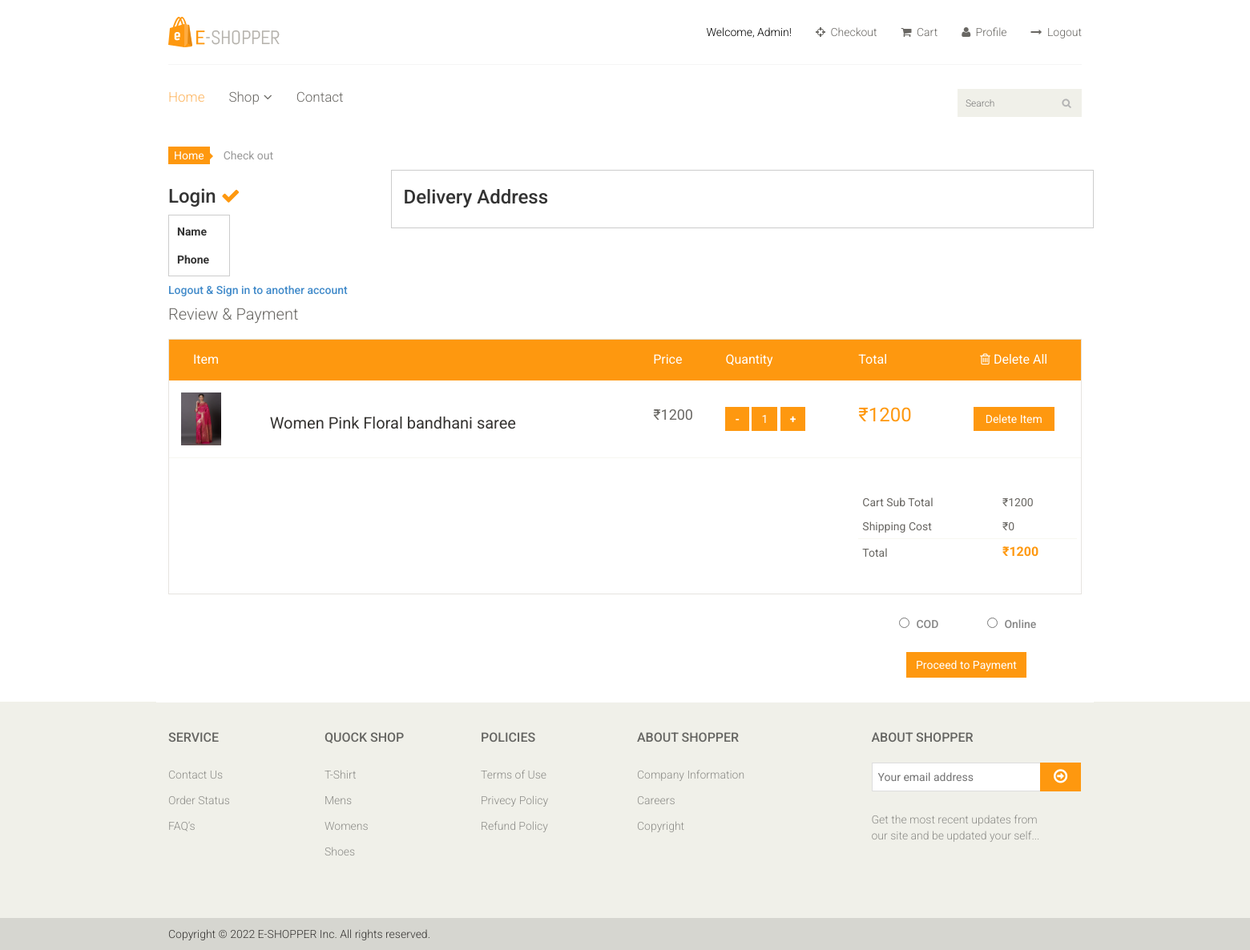
/cart/checkout/ (signed in), run on an earlier commit of the app's database.
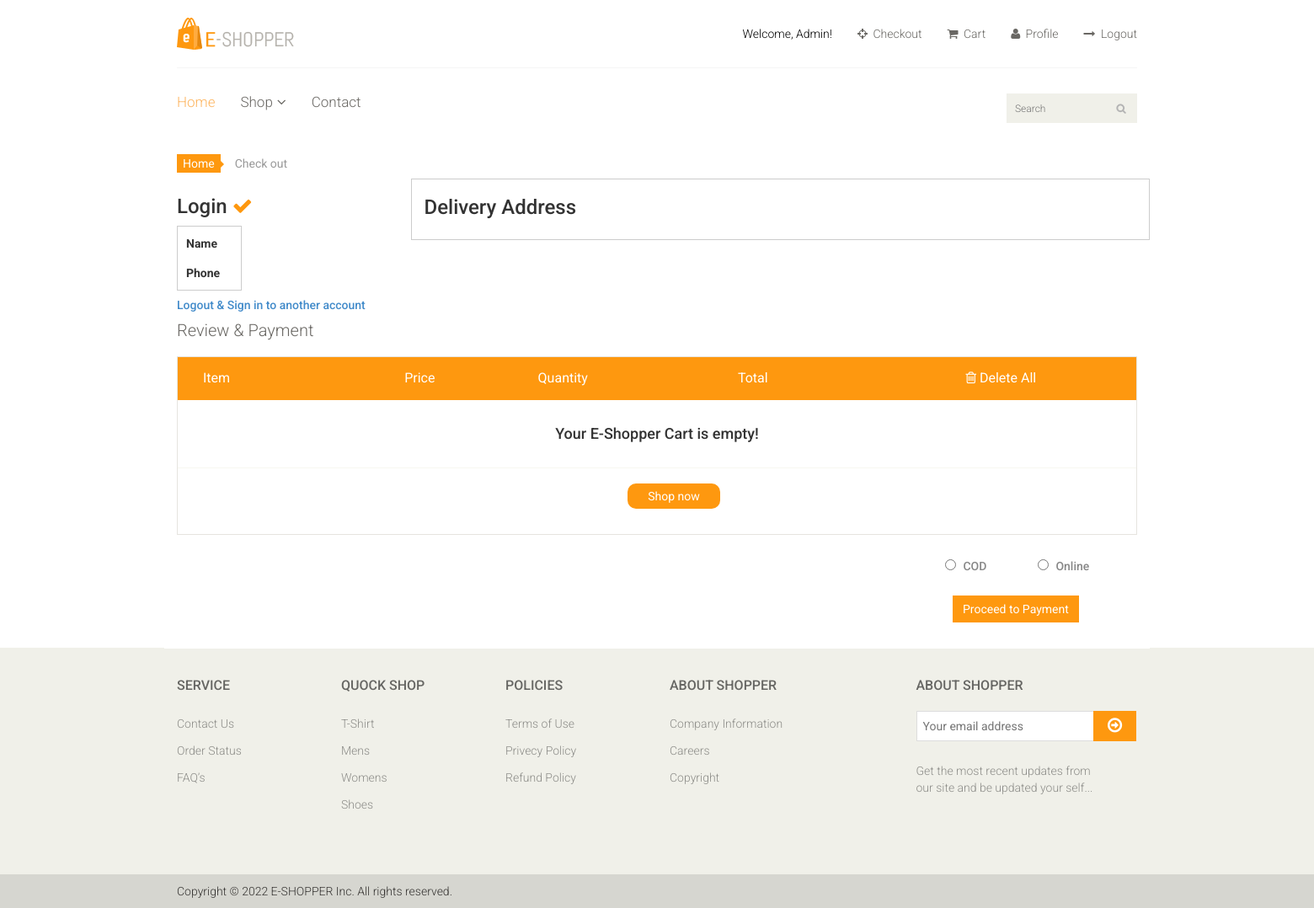
And on a later commit of the database.
### cart_app/models.py (models this page shows, shortened)
class CartItemModel(models.Model):
    user = models.ForeignKey(User,on_delete=models.CASCADE)
    product = models.ForeignKey(ProductModel,on_delete=models.CASCADE)
    quantity = models.PositiveIntegerField(default=1)
    def subtotal(self):
        return self.product.ProductPrice * self.quantity

### product_app/models.py (models this page shows, shortened)
class ProductModel(models.Model):
    ProductName = models.CharField(max_length=100)
    ProductImage = models.ImageField(blank=True,upload_to='product/')
    category = models.ForeignKey(CategoryModel,on_delete=models.CASCADE)
    subcategory = models.ForeignKey(SubCategoryModel,on_delete=models.CASCADE)
    brandName = models.CharField(max_length=100)
    ProductPrice =models.IntegerField()
    sellerName = models.CharField(max_length=100)
    ProductDetail = models.TextField()
    slug = models.SlugField(unique=True, max_length=100, blank=True, editable=False)

### cart_app/views.py (the view)
# urls.py: path('checkout/', checkoutView, name='checkout'),
@login_required
def checkoutView(request):
    user = request.user
    user_profile = UserProfile.objects.get(user=user)
    user_addresses = UserAddress.objects.filter(user=user)
    cart = CartModel.objects.get(user=user)
    cart_item = cart.items.all()
    cart_total = sum(item.subtotal() for item in cart_item)
    shipping_cost = 0
    selected_address_id = request.GET.get('selected_address')
    context = {
        'cart_items':cart_item,
        'cart': cart,
        'cart_total':cart_total,
        'shipping_cost':shipping_cost,
        'user_profile':user_profile,
        'user_addresses': user_addresses,
        'selected_address_id':selected_address_id,
    }
    return render(request, 'cart_app/checkout.html', context)

### cart_app/templates/cart_app/checkout.html (shortened to what the changed rows need)
{% extends 'base_app/base.html' %}
{% load static %}
{% block content %}
<section id="cart_items">
<div class="container">
    <form method="post" action="{% url 'order_app:create_order' %}">
        <div class="row">
            <div class="col-sm-3">
                {% if request.user.is_authenticated %}
                    <table style="border-collapse: separate; border-spacing: 5px; border: 1px solid #ccc;">
                        <tr>
                            <th style="padding: 5px;">Name</th>
                        </tr>
                        <tr>
                            <th style="padding: 5px;">Phone</th>
                        </tr>
                    </table>
                {% else %}
                    <a href="{% url 'user_app:login' %}?retpath=checkout">You need to login first</a></h5>
                {% endif %}
            </div>
        </div>
        <div class="review-payment">
            <h2 style="margin-top:0px;">Review & Payment</h2>
        </div>
        <div class="table-responsive cart_info">
            <table class="table table-condensed">
                <thead>
                    <tr class="cart_menu">
                        <td class="image">Item</td>
                        <td class="description"></td>
                        <td class="price">Price</td>
                        <td class="quantity">Quantity</td>
                        <td class="total">Total</td>
                        <td class="total" style="text-align:center;">
                            <a href="{% url 'cart_app:clear_cart' %}?retpath=checkout" style="color:white; text-align:right;"
                                onmouseover="this.style.color='#333'" onmouseout="this.style.color='white'">
                            </a>
                        </td>
                    </tr>
                </thead>
                <tbody>
                    {% if cart_items %}
                        {% for cart_item in cart_items %}
                            <tr>
                                <td class="cart_product" style="margin:10px;">
                                    <a href="{% url 'product_app:productdetail' cart_item.product.slug %}">
                                        <img src="{{ cart_item.product.ProductImage.url }}"
                                        alt="{{ cart_item.product.ProductName }}" width="50"></a>
                                </td>
                                <td class="cart_description" style="white-space: normal;">
                                    <h4><a href="{% url 'product_app:productdetail' cart_item.product.slug %}">
                                        {{cart_item.product.ProductName}}</a></h4>
                                </td>
                                <td class="cart_price">
                                    <p>₹{{ cart_item.product.ProductPrice }}</p>
                                </td>
                                <td class="cart_quantity">
                                    <div class="btn1" style="display: inline;">
                                        <a class="mainusbtn" href="{% url 'cart_app:decrement_cart_quantity' cart_item.id %}?retpath=checkout">-</a>
                                        <a class="mainbtn" href="#">{{cart_item.quantity}}</a>
                                        <a class="plusbtn" href="{% url 'cart_app:increment_cart_quantity' cart_item.id %}?retpath=checkout">+</a>
                                    </div>
                                </td>
                                <td class="cart_total">
                                    <p class="cart_total_price">₹{{ cart_item.subtotal }}</p>
                                </td>
                                <td style="margin-right:2%;text-align:center;">
                                    <a class="btn btn-default update" style="margin:0px;" href="{% url 'cart_app:delete_cart_item' cart_item.id %}?retpath=checkout">Delete Item</a>
                                </td>
                            </tr>
                        {% endfor %}
                    {% else %}
                        <tr>
                            <td colspan="6" style="text-align: center; padding: 20px 0px 20px 0px;">
                                <h4>Your E-Shopper Cart is empty!</h4>
                            </td>
                        </tr>
                        <tr>
                            <td colspan="6" style="text-align: center; padding:0px 0px 10px 0px;">
                                <a href="{% url 'home' %}" class="btn btn-default update"
                                    onmouseover="this.style.color='#333';" onmouseout="this.style.color='white';"
                                    style="border-radius: 10px; padding:5px 24px 5px 24px;">Shop now</a>
                            </td>
                        </tr>
                    {% endif %}
                    {% if cart_items %}
                    <tr>
                        <td colspan="4">&nbsp;</td>
                        <td colspan="2">
                            <table class="table table-condensed total-result">
                                <tr>
                                    <td>Cart Sub Total</td>
                                    <td>₹{{ cart_total }}</td>
                                </tr>
                                <tr class="shipping-cost">
                                    <td>Shipping Cost</td>
                                    <td>₹{{shipping_cost}}</td>
                                </tr>
                                <tr>
                                    <td>Total</td>
                                    <td><span>₹{{ cart_total|add:shipping_cost }}</span></td>
                                </tr>
                            </table>
                        </td>
                    </tr>
                    {% endif %}
                </tbody>
            </table>
        </div>
    </form>
</div>
{% endblock content %}

What changed in the data, as far as the page shows it:
removed CartItemModel: product.ProductImage (picture), product.ProductName "Women Pink Floral bandhani saree", product.ProductPrice "1200", quantity "1", subtotal "1200"
Also different on the page:
{{ cart_total }}: "1200" → (not shown)
{{ shipping_cost }}: "0" → (not shown)
{{ cart_total|add:shipping_cost }}: "1200" → (not shown)
text no longer shown: "Cart Sub Total ₹ Shipping Cost ₹ Total ₹"
text now shown: "Your E-Shopper Cart is empty! Shop now"
